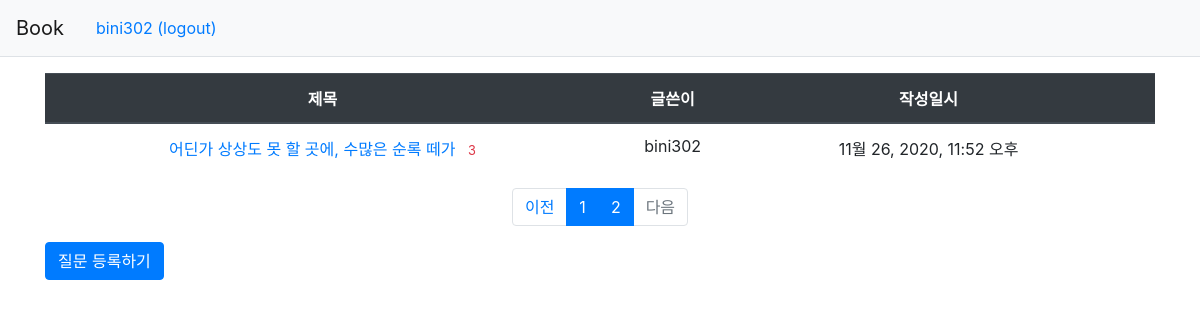
Page /?page=2 (signed in) on the committed database.
### polls1/models.py (models this page shows)
class Book(models.Model):
    objects = None
    author = models.ForeignKey(User, on_delete=models.CASCADE, null=TRUE)
    subject = models.CharField(max_length=200)
    content = models.TextField()
    create_date = models.DateTimeField()

### polls1/views.py (the view)
# urls.py: path('', views.index, name='index'),
def index(request):
    page = request.GET.get('page', '1')
    book_list = Book.objects.order_by('-create_date')
    paginator = Paginator(book_list, 3)
    page_obj = paginator.get_page(page)
    context = {'book_list': page_obj}
    return render(request, "polls1/book_list.html", context)

### templates/polls1/book_list.html (shortened to what this page needs)
{% extends 'base.html' %}
{% load static %}
{% block content %}
        <div class="container my-3">
            <table class="table">
                <thead>
                <tr class="text-center thead-dark">
                    <th style="width:50%">제목</th>
                    <th>글쓴이</th>
                    <th>작성일시</th>
                    <th></th>
                </tr>
                </thead>
                <tbody>
                {% if book_list %}
                {% for book in book_list %}
                <tr class="text-center">
                    <td class="text-center thead-dark">
                        <a href="{% url 'polls1:detail' book.id %}">{{ book.subject }}</a>
                        {% if book.read_set.count > 0 %}
                        <span class="text-danger small ml-2">{{ book.read_set.count }}</span>
                        {% endif %}
                    </td>
                    <td class="text-center thead-dark">{{ book.author.username }}</td>
                    <td class="text-center thead-dark">{{ book.create_date }}</td>
                </tr>
                {% endfor %}
                {% else %}
                <tr>
                    <td colspan="10">질문이 없습니다.</td>
                </tr>
                {% endif %}
                </tbody>
            </table>
    <ul class="pagination justify-content-center">
        {% if book_list.has_previous %}
        <li class="page-item">
            <a class="page-link" href="?page={{ book_list.previous_page_number }}">이전</a>
        </li>
        {% else %}
        <li class="page-item disabled">
            <a class="page-link" tabindex="-1" aria-disabled="true" href="#">이전</a>
        </li>
        {% endif %}
        {% for page_number in book_list.paginator.page_range %}
            {% if page_number >= book_list.number|add:-5 and page_number <= book_list.number|add:5 %}
            <li class="page-item active" aria-current="page">
                <a class="page-link" href="?page={{ page_number }}">{{ page_number }}</a>
            </li>
            {% else %}
            <li class="page-item">
                <a class="page-link" href="?page={{ page_number }}">{{ page_number }}</a>
            </li>
            {% endif %}
        {% endfor %}
        {% if book_list.has_next %}
        <li class="page-item">
            <a class="page-link" href="?page={{ book_list.next_page_number }}">다음</a>
        </li>
        {% else %}
        <li class="page-item disabled">
            <a class="page-link" tabindex="-1" aria-disabled="true" href="#">다음</a>
        </li>
        {% endif %}
    </ul>
            <a href="{% url 'polls1:book_create' %}" class="btn btn-primary">질문 등록하기</a>
        </div>
{% endblock %}

### templates/base.html (shortened to what this page needs)
{% load static %}
<html lang="ko">
<head>
    <link rel="stylesheet" type="text/css" href="{% static 'bootstrap.min.css' %}">
    <link rel="stylesheet" type="text/css" href="{% static 'style.css' %}">
</head>
<body>
<nav class="navbar navbar-expand-lg navbar-light bg-light border-bottom">
    <a class="navbar-brand" href="{% url 'polls1:index' %}">Book</a>
    {% if user.is_authenticated %}
    <a class="nav-link" href="{% url 'common:logout' %}">{{ user.username }} (logout)</a>
    {% else %}
    <a class="nav-link" href="{% url 'common:login' %}">login</a>
    {% endif %}
</nav>
{% block content %}
{% endblock %}
</body>
</html>

### rows in the picture
Book: subject "어딘가 상상도 못 할 곳에, 수많은 순록 떼가", read_set.count "3", author.username "bini302", create_date "11월 26, 2020, 11:52 오후"

### other values in the picture
{{ user.username }} "bini302"
{{ page_number }} "1" "2"
